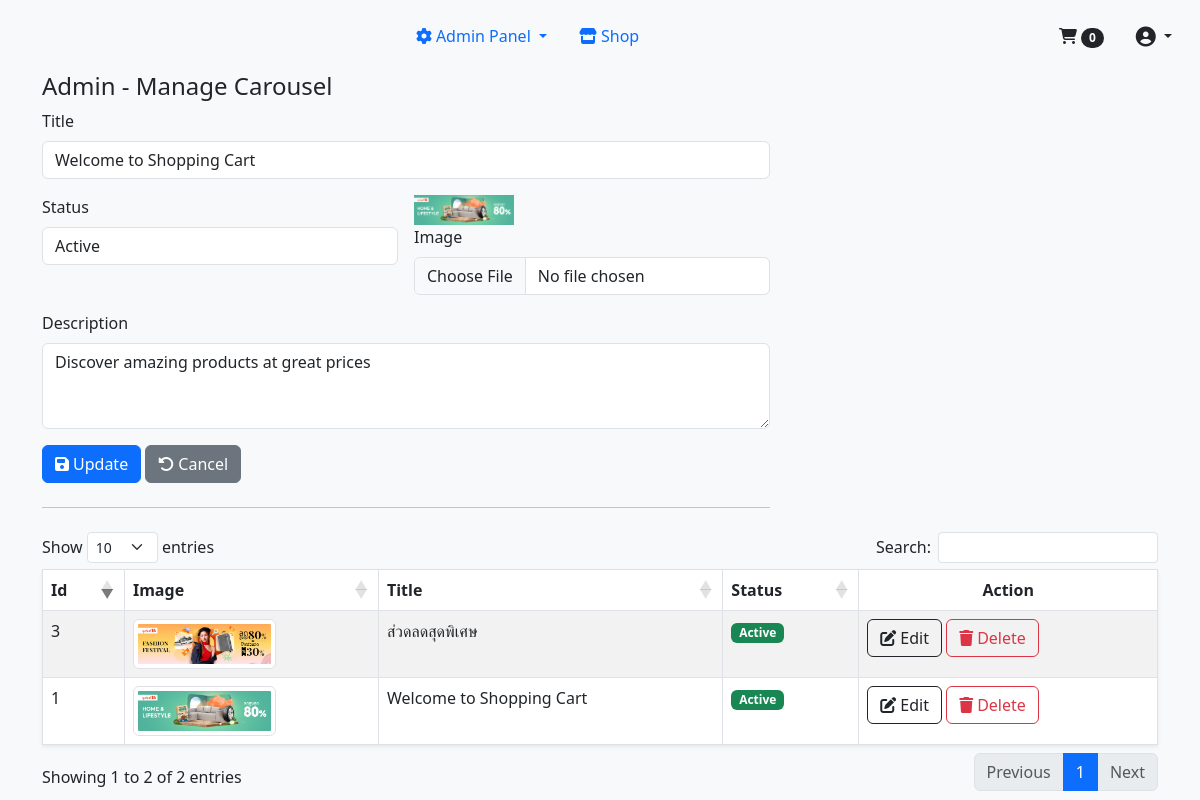
The page /carousel.php?id=1 (signed in) on the database its author committed.
### tables this page shows
CREATE TABLE IF NOT EXISTS `carousel` (
  `id` int NOT NULL AUTO_INCREMENT,
  `title` varchar(255) NOT NULL,
  `description` text,
  `image` varchar(255) NOT NULL,
  `status` tinyint(1) NOT NULL DEFAULT '1',
  `created_at` timestamp NULL DEFAULT CURRENT_TIMESTAMP,
  PRIMARY KEY (`id`)
);

### include/config.php (called while the page is built, shortened)
<?php
$base_url = 'http://localhost/shoppingcart';

### carousel.php (the view, shortened to what this page needs)
<?php
include 'include/config.php';
if (isset($_GET['id'])) {
    $id = $_GET['id'];
    $edit_query = mysqli_query($conn, "SELECT * FROM carousel WHERE id = '$id'");
    $result = mysqli_fetch_assoc($edit_query);
}
$query = mysqli_query($conn, "SELECT * FROM carousel");
$rows = mysqli_num_rows($query);
?>
<!DOCTYPE html>
<html lang="en">
<head>
    <link href="<?php echo $base_url; ?>/assets/css/bootstrap.min.css" rel="stylesheet">
    <link href="<?php echo $base_url; ?>/assets/fontawesome/css/fontawesome.min.css" rel="stylesheet">
    <link href="<?php echo $base_url; ?>/assets/fontawesome/css/brands.min.css" rel="stylesheet">
    <link href="<?php echo $base_url; ?>/assets/fontawesome/css/solid.min.css" rel="stylesheet">
    <link rel="stylesheet" type="text/css" href="https://cdn.datatables.net/1.11.5/css/dataTables.bootstrap5.min.css">
    <link rel="stylesheet" type="text/css" href="https://cdn.datatables.net/responsive/2.2.9/css/responsive.bootstrap5.min.css">
</head>
<body class="bg-body-tertiary">
    <?php include 'include/menu.php'; ?>
    <div class="container">
        <h4>Admin - Manage Carousel</h4>
        <div class="row g-5">
            <div class="col-md-8 col-sm-12">
                <form action="<?php echo $base_url; ?>/carousel-form.php" method="post" enctype="multipart/form-data">
                    <div class="row g-3 mb-3">
                        <div class="col-sm-12">
                            <label class="form-label">Title</label>
                            <input type="text" name="title" class="form-control" value="<?php echo isset($result['title']) ? $result['title'] : ''; ?>" required>
                        </div>
                        <div class="col-sm-6">
                            <label class="form-label">Status</label>
                            <select name="status" class="form-control" required>
                                <option value="1" <?php echo (isset($result['status']) && $result['status'] == 1) ? 'selected' : ''; ?>>Active</option>
                            </select>
                        </div>
                        <div class="col-sm-6">
                            <?php if(!empty($result['image'])): ?>
                                <div>
                                    <img src="<?php echo $base_url; ?>/assets/images/carousel/<?php echo $result['image']; ?>" width="100" alt="Carousel Image">
                                </div>
                            <?php endif; ?>
                            <label class="form-label">Image</label>
                            <input type="file" name="image" class="form-control" accept="image/png, image/jpg, image/jpeg" <?php echo empty($result['id']) ? 'required' : ''; ?>>
                        </div>
                        <div class="col-sm-12">
                            <label class="form-label">Description</label>
                            <textarea name="description" class="form-control" rows="3" required><?php echo isset($result['description']) ? htmlspecialchars($result['description']) : ''; ?></textarea>
                        </div>
                    </div>
                    <?php if(empty($result['id'])): ?>
                        <button class="btn btn-primary" type="submit"><i class="fa-regular fa-floppy-disk me-1"></i>Create</button>
                    <?php else: ?>
                        <button class="btn btn-primary" type="submit"><i class="fa-regular fa-floppy-disk me-1"></i>Update</button>
                    <?php endif; ?>
                    <a role="button" class="btn btn-secondary" href="<?php echo $base_url; ?>/carousel.php"><i class="fa-solid fa-rotate-left me-1"></i>Cancel</a>
                    <hr class="my-4">
                </form>
            </div>
        </div>
        <div class="row">
            <div class="col-12">
                <table id="orderTable" class="table table-bordered shadow-sm table-striped">
                    <thead>
                        <tr>
                            <th>Id</th>
                            <th>Image</th>
                            <th>Title</th>
                            <th>Status</th>
                            <th class="text-center">Action</th>
                        </tr>
                    </thead>
                    <tbody>
                        <?php if ($rows > 0): ?>
                            <?php while ($carousel = mysqli_fetch_assoc($query)): ?>
                                <tr>
                                    <td><?php echo $carousel['id']; ?></td>
                                    <td>
                                        <img src="assets/images/carousel/<?php echo $carousel['image']; ?>"
                                             alt="<?php echo $carousel['title']; ?>"
                                             class="img-thumbnail"
                                             style="height: 50px;">
                                    </td>
                                    <td><?php echo $carousel['title']; ?></td>
                                    <td>
                                        <?php if ($carousel['status'] == 1): ?>
                                            <span class="badge bg-success">Active</span>
                                        <?php else: ?>
                                            <span class="badge bg-danger">Inactive</span>
                                        <?php endif; ?>
                                    </td>
                                    <td>
                                    <a role="button" href="<?php echo $base_url; ?>/carousel.php?id=<?php echo $carousel['id']; ?>" class="btn btn-outline-dark"><i class="fa-regular fa-pen-to-square me-1"></i>Edit</a>
                                    <a onclick="return confirm('Are your sure you want to delete?');" role="button" href="<?php echo $base_url; ?>/carousel-delete.php?id=<?php echo $carousel['id']; ?>" class="btn btn-outline-danger"><i class="fa-solid fa-trash me-1"></i>Delete</a>
                                    </td>
                                </tr>
                            <?php endwhile; ?>
                        <?php else: ?>
                            <tr>
                                <td colspan="5" class="text-center">No carousel items found</td>
                            </tr>
                        <?php endif; ?>
                    </tbody>
                </table>
            </div>
        </div>
    </div>
</body>
</html>

### rows shown on the page
carousel: title "Welcome to Shopping Cart", status "Active", image (picture), description "Discover amazing products at great prices", id "1"
carousel: id "3", image (picture), title "ส่วดลดสุดพิเศษ", status "Active"

### other values the page prints
count($_SESSION['cart'] ?? []) "0"
